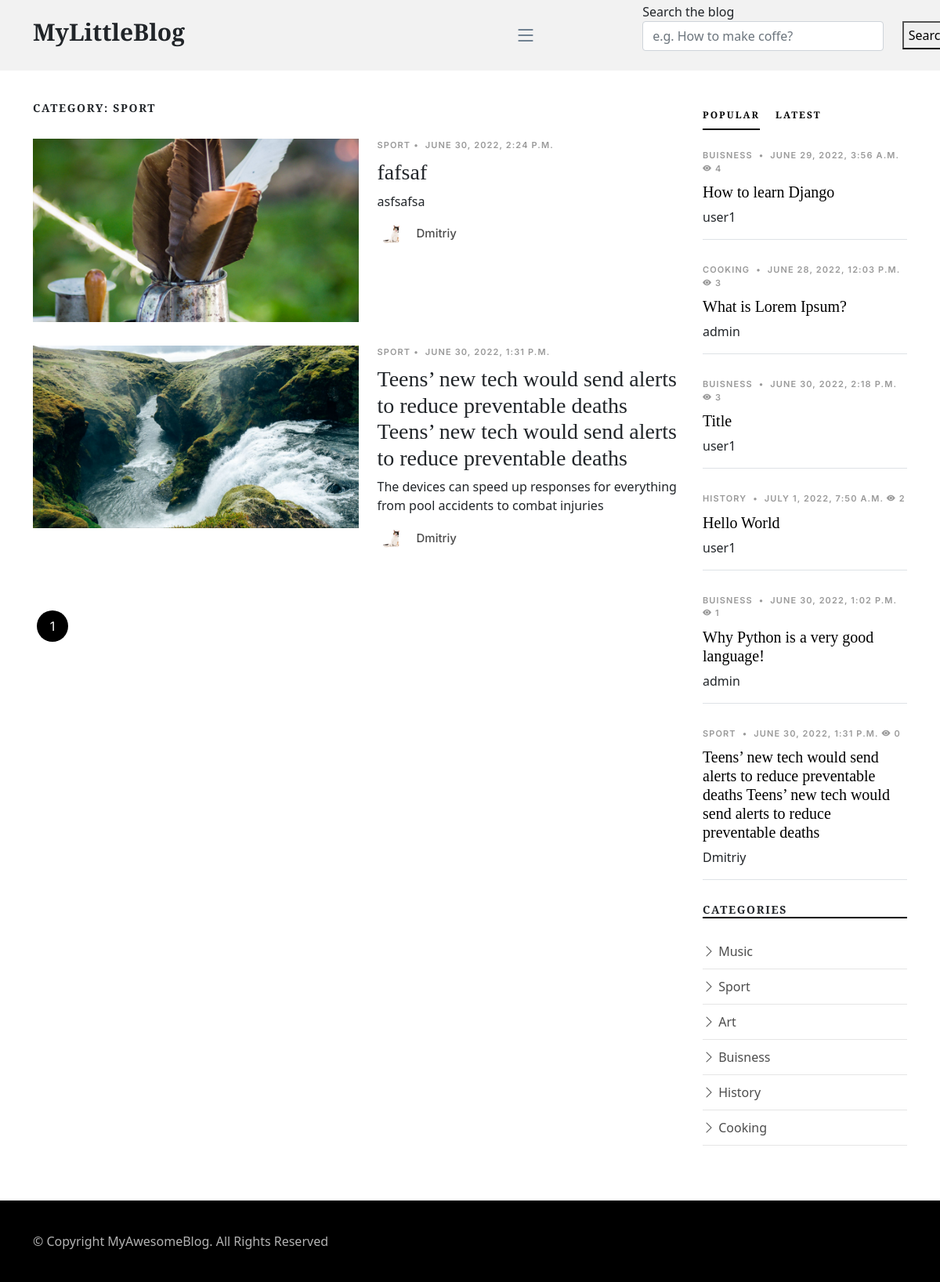
The app's page /category/2/ with its own data.
### Blog/models.py (models this page shows, shortened)
class CategoryModel(models.Model):
    title = models.CharField(max_length=100)
    def __str__(self):
        return self.title

class PostModel(models.Model):
    author = models.ForeignKey(CustomUserModel, on_delete=models.CASCADE)
    title = models.CharField(max_length=200)
    overview = models.TextField()
    content = RichTextUploadingField('Content')
    date_created = models.DateTimeField(auto_now_add=True)
    category = models.ForeignKey(CategoryModel, on_delete=models.CASCADE)
    thumbnail = models.ImageField(upload_to='thumbnails', null=True, blank=True)
    view_count = models.IntegerField(blank=True, null=True, default=0)

class CustomUserModel(AbstractUser):
    profile_picture = models.ImageField(upload_to='profile_pictures', null=True, blank=True)

### Blog/views.py (the view)
# urls.py: path('category/<int:pk>/', category, name='category'),
def category(request, pk):
    category_obj = CategoryModel.objects.get(pk=pk)
    categories = CategoryModel.objects.all()
    posts = PostModel.objects.filter(category__pk=pk).order_by('-date_created')
    popular_posts = PostModel.objects.order_by('-view_count')[:6]
    latest_posts = PostModel.objects.order_by('-date_created')[:6]
    paginator = Paginator(posts, 5)
    page_request_var = 'page'
    page = request.GET.get(page_request_var)
    try:
        paginated_queryset = paginator.page(page)
    except PageNotAnInteger:
        paginated_queryset = paginator.page(1)
    except EmptyPage:
        paginated_queryset = paginator.page(paginator.num_pages)
    context = {
        'categories': categories,
        'category_obj': category_obj,
        'popular_posts': popular_posts,
        'latest_posts': latest_posts,
        'page_request_var': page_request_var,
        'posts': paginated_queryset
    }
    return render(request, 'Blog/category.html', context)

### Blog/templates/Blog/category.html (shortened to what this page needs)
{% extends 'Blog/base.html' %}
{% load static %}
{% block content %}
<main id="main">
    <section>
        <div class="container">
            <div class="row">
                <div class="col-md-9" data-aos="fade-up">
                    <h3 class="category-title">Category: {{ category_obj }}</h3>
                    {% for item in posts %}
                    <div class="d-md-flex post-entry-2 half">
                        <a href="{% url 'post' item.pk %}" class="me-4 thumbnail">
                            <img src="{{ item.thumbnail.url }}" alt="" class="img-fluid">
                        </a>
                        <div>
                            <div class="post-meta">{{ item.category }}<span class="mx-1">&bullet;</span>
                                <span>{{ item.date_created }}</span></div>
                            <h3><a href="{% url 'post' item.pk %}">{{ item.title }}</a></h3>
                            <p>{{ item.overview }}</p>
                            <div class="d-flex align-items-center author">
                                <div class="photo"><img
                                        src="{% if item.author.profile_picture %} {{ item.author.profile_picture.url }} {% endif %}"
                                        alt="" class="img-fluid"></div>
                                <div class="name">
                                    <h3 class="m-0 p-0">{{ item.author.username }}</h3>
                                </div>
                            </div>
                        </div>
                    </div>
                    {% endfor %}
                    <div class="text-start py-4">
                        <div class="custom-pagination">
                            {% for item in posts.paginator.page_range %}
                            {% if item > posts.number|add:-3 and item < posts.number|add:3 %}
                                {% if posts.number == item %}
                                    <a class="active" href="?{{ page_request_var }}={{ item }}">{{ item }}</a>
                                {% else %}
                                    <a href="?{{ page_request_var }}={{ item }}">{{ item }}</a>
                                {% endif %}
                            {% endif %}
                            {% endfor %}
                        </div>
                    </div>
                </div>
                {% include 'Blog/include_files/_sidebar.html' %}
            </div>
        </div>
    </section>
</main>
{% include 'Blog/include_files/_footer.html' %}
{% endblock %}

### Blog/templates/Blog/include_files/_sidebar.html (shortened to what this page needs)
{% load static %}
<div class="col-md-3">
    <div class="aside-block">
        <ul class="nav nav-pills custom-tab-nav mb-4" id="pills-tab" role="tablist">
            <li class="nav-item" role="presentation">
                <button class="nav-link active" id="pills-popular-tab" data-bs-toggle="pill"
                        data-bs-target="#pills-popular" type="button" role="tab"
                        aria-controls="pills-popular" aria-selected="true">Popular
                </button>
            </li>
            <li class="nav-item" role="presentation">
                <button class="nav-link" id="pills-latest-tab" data-bs-toggle="pill"
                        data-bs-target="#pills-latest" type="button" role="tab"
                        aria-controls="pills-latest" aria-selected="false">Latest
                </button>
            </li>
        </ul>
        <div class="tab-content" id="pills-tabContent">
            <div class="tab-pane fade show active" id="pills-popular" role="tabpanel"
                 aria-labelledby="pills-popular-tab">
                {% for item in popular_posts %}
                <div class="post-entry-1 border-bottom">
                    <div class="post-meta"><span class="date">{{ item.category }}</span> <span
                            class="mx-1">&bullet;</span> <span>{{ item.date_created }} <i class="bi bi-eye-fill"></i> {{ item.view_count }}</span></div>
                    <h2 class="mb-2"><a href="{% url 'post' item.pk %}">{{ item.title }}</a></h2>
                    <span class="author mb-3 d-block">{{ item.author.username }}</span>
                </div>
                {% endfor %}
            </div>
        </div>
    </div>
    <div class="aside-block">
        <h3 class="aside-title">Categories</h3>
        <ul class="aside-links list-unstyled">
            {% for item in categories %}
            <li><a href="{% url 'category' item.pk %}"><i class="bi bi-chevron-right"></i> {{ item }}</a></li>
            {% endfor %}
        </ul>
    </div>
</div>

### Blog/static/Blog/css/variables.css (style rules this page uses)
:root { --font-default: 'EB Garamond', system-ui, -apple-system, "Segoe UI", Roboto, "Helvetica Neue", Arial, "Noto Sans", "Liberation Sans", sans-serif, "Apple Color Emoji", "Segoe UI Emoji", "Segoe UI Symbol", "Noto Color Emoji"; --font-primary: 'EB Garamond', serif; --font-secondary: 'Inter', sans-serif; --color-default: #212529; --color-default-rgb: 33, 37, 41; --color-links: #212529; --color-links-hover: #15171a; --color-primary: #212529; --color-primary-light: #26282c; --color-primary-dark: #0b0c0e; --color-primary-rgb: 33, 37, 41; --color-primary-light-rgb: 38, 40, 44; --color-primary-dark-rgb: 11, 12, 14; --color-secondary: #596d80; --color-secondary-light: #8498aa; --color-secondary-dark: #404f5c; --color-secondary-rgb: 89, 109, 128; --color-secondary-light-rgb: 132, 152, 170; --color-secondary-dark-rgb: 64, 79, 92; --color-blue: #0d6efd; --color-blue-rgb: 13, 110, 253; --color-indigo: #6610f2; --color-indigo-rgb: 102, 16, 242; --color-purple: #6f42c1; --color-purple-rgb: 111, 66, 193; --color-pink: #f3268c; --color-pink-rgb: 243, 38, 140; --color-red: #df1529; --color-red-rgb: 223, 21, 4; --color-orange: #fd7e14; --color-orange-rgb: 253, 126, 20; --color-yellow: #ffc107; --color-yellow-rgb: 255, 193, 7; --color-green: #059652; --color-green-rgb: 5, 150, 82; --color-teal: #20c997; --color-teal-rgb: 32, 201, 151; --color-cyan: #0dcaf0; --color-cyan-rgb: 13, 202, 240; --color-white: #ffffff; --color-white-rgb: 255, 255, 255; --color-gray: #6c757d; --color-gray-rgb: 108, 117, 125; --color-black: #000000; --color-black-rgb: 0, 0, 0; }
:root { --bs-blue: var(--color-blue); --bs-indigo: var(--color-indigo); --bs-purple: var(--color-purple); --bs-pink: var(--color-pink); --bs-red: var(--color-red); --bs-orange: var(--color-orange); --bs-yellow: var(--color-yellow); --bs-green: var(--color-green); --bs-teal: var(--color-teal); --bs-cyan: var(--color-cyan); --bs-white: var(--color-white); --bs-gray: var(--color-gray); --bs-gray-dark: #343a40; --bs-gray-100: #f8f9fa; --bs-gray-200: #e9ecef; --bs-gray-300: #dee2e6; --bs-gray-400: #ced4da; --bs-gray-500: #adb5bd; --bs-gray-600: #6c757d; --bs-gray-700: #495057; --bs-gray-800: #343a40; --bs-gray-900: #212529; --bs-primary: var(--color-blue); --bs-secondary: var(--color-blue); --bs-success: #198754; --bs-info: #0dcaf0; --bs-warning: #ffc107; --bs-danger: #dc3545; --bs-light: #f8f9fa; --bs-dark: #212529; --bs-primary-rgb: var(--color-primary-rgb); --bs-secondary-rgb: var(--color-secondary-rgb); --bs-success-rgb: 25, 135, 84; --bs-info-rgb: 13, 202, 240; --bs-warning-rgb: 255, 193, 7; --bs-danger-rgb: 220, 53, 69; --bs-light-rgb: 248, 249, 250; --bs-dark-rgb: 33, 37, 41; --bs-white-rgb: var(--color-white-rgb); --bs-black-rgb: var(--color-black-rgb); --bs-body-color-rgb: var(--color-default-rgb); --bs-body-bg-rgb: 255, 255, 255; --bs-font-sans-serif: var(--font-default); --bs-font-monospace: SFMono-Regular, Menlo, Monaco, Consolas, "Liberation Mono", "Courier New", monospace; --bs-gradient: linear-gradient(180deg, rgba(255, 255, 255, 0.15), rgba(255, 255, 255, 0)); --bs-body-font-family: var(--font-default); --bs-body-font-size: 1rem; --bs-body-font-weight: 400; --bs-body-line-height: 1.5; --bs-body-color: var(--color-default); --bs-body-bg: #fff; }

### records on screen
CategoryModel: title "SPORT", title "Sport"
PostModel: thumbnail (picture), category "SPORT", date_created "JUNE 30, 2022, 2:24 P.M.", title "fafsaf", overview "asfsafsa", author.profile_picture (picture), author.username "Dmitriy"
PostModel: thumbnail (picture), category "SPORT", date_created "JUNE 30, 2022, 1:31 P.M.", title "Teens’ new tech would send alerts to reduce preventable deaths Teens’ new tech would send alerts to reduce preventable deaths", overview "The devices can speed up responses for everything from pool accidents to combat injuries", author.profile_picture (picture), author.username "Dmitriy", view_count "0"
PostModel: category "BUISNESS", date_created "JUNE 29, 2022, 3:56 A.M.", view_count "4", title "How to learn Django", author.username "user1"
PostModel: category "COOKING", date_created "JUNE 28, 2022, 12:03 P.M.", view_count "3", title "What is Lorem Ipsum?", author.username "admin"
PostModel: category "BUISNESS", date_created "JUNE 30, 2022, 2:18 P.M.", view_count "3", title "Title", author.username "user1"
PostModel: category "HISTORY", date_created "JULY 1, 2022, 7:50 A.M.", view_count "2", title "Hello World", author.username "user1"
PostModel: category "BUISNESS", date_created "JUNE 30, 2022, 1:02 P.M.", view_count "1", title "Why Python is a very good language!", author.username "admin"
CategoryModel: title "Music"
CategoryModel: title "Art"
CategoryModel: title "Buisness"
CategoryModel: title "History"
CategoryModel: title "Cooking"

### other values on screen
{{ item }} "1"
